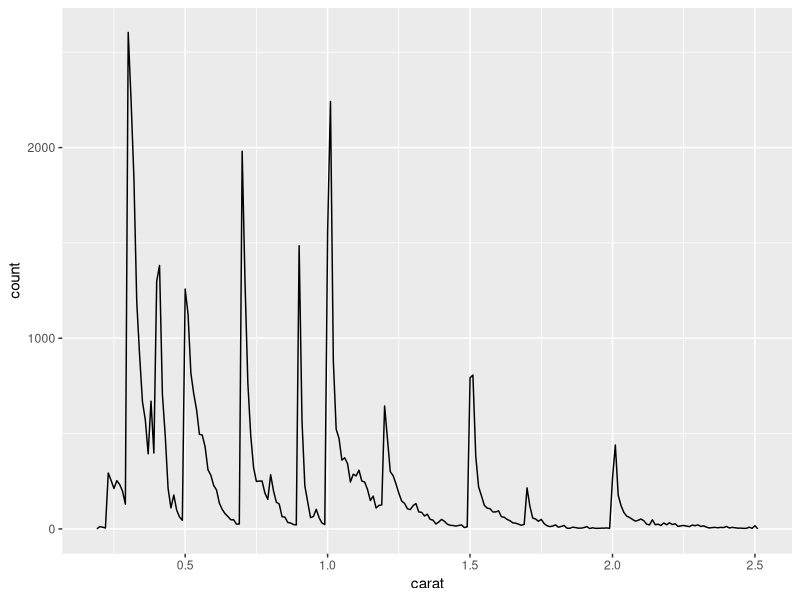
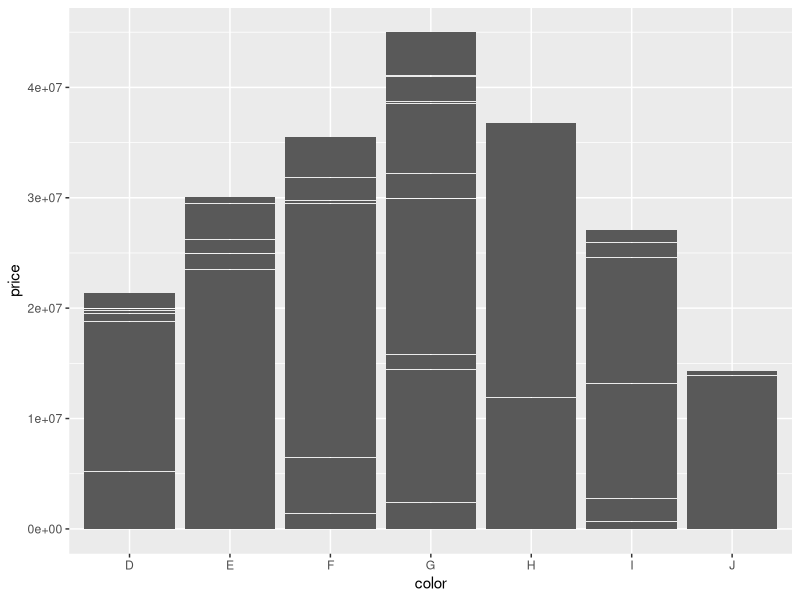

Generate these figures, in order, with R:
## ---- chunk 1
#| label: setup
#| include: false

library(tidyverse)

smaller <- diamonds |> 
  filter(carat <= 2.5)
## ---- chunk 2
#| label: plot-smaller-diamonds
#| echo: false

smaller |> 
  ggplot(aes(x = carat)) + 
  geom_freqpoly(binwidth = 0.01)
## ---- chunk 3
#| echo: fenced
#| out-width: "70%"
#| fig-align: center

smaller |> 
  ggplot(aes(y = price, x = color)) + 
  geom_bar(stat = "identity")
## ---- chunk 4
#| echo: fenced
#| tbl-cap: Una tabla con `flextable`
library(flextable)

copy_mtcars <- mtcars
copy_mtcars$brand <- row.names(mtcars)
copy_mtcars <- copy_mtcars[ , c(12,1:11)]

ft <- flextable(copy_mtcars[1:5, ])
ft <- autofit(ft)
ft
## ---- chunk 5
#| echo: fenced
#| tbl-cap: Una tabla con `knitr`
 
knitr::kable(mtcars[1:5, ])
